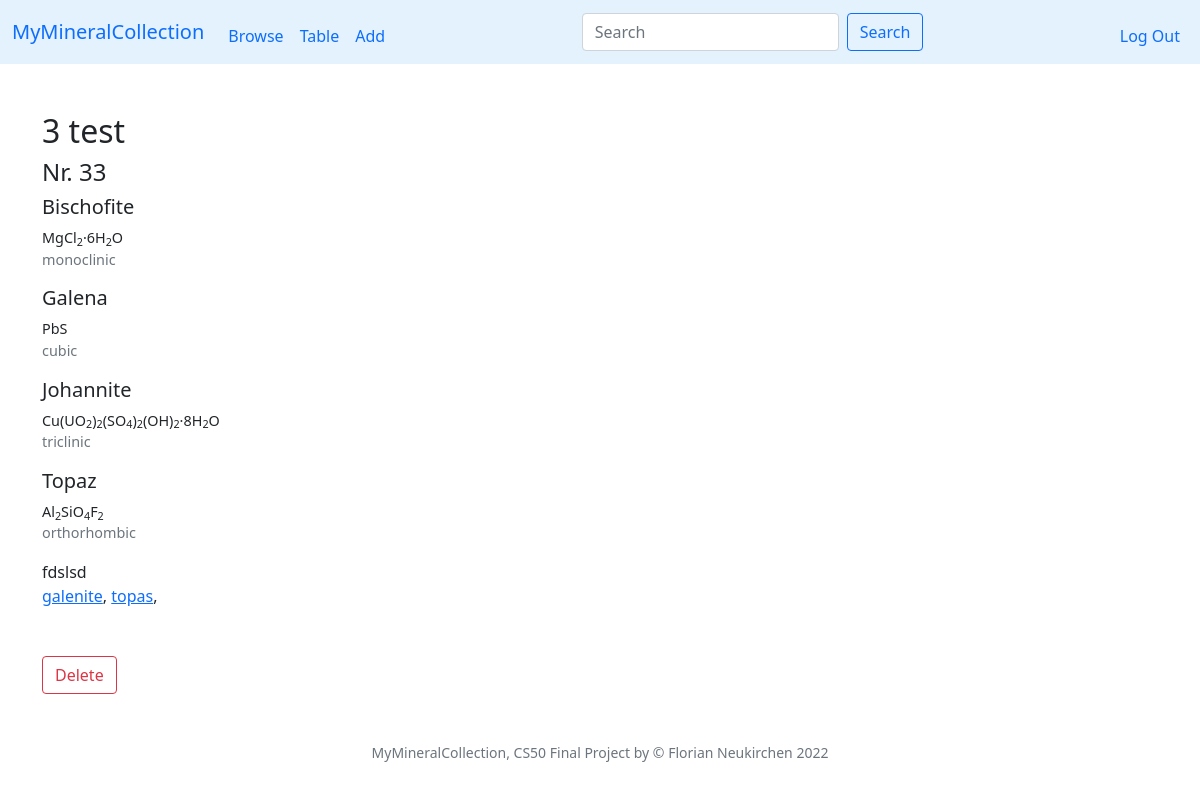
The page /view?id=36 (signed in) on the database its author committed.
### tables this page shows
CREATE TABLE specimen (id INTEGER PRIMARY KEY AUTOINCREMENT NOT NULL, user_id INTEGER NOT NULL, my_id TEXT, title TEXT, locality TEXT, day INTEGER, month INTEGER, year INTEGER, storage TEXT, timestamp TEXT, thumbnail TEXT);

CREATE TABLE minerals (symbol TEXT, name TEXT NOT NULL, chemistry TEXT, elements TEXT, crystal_system TEXT, fleischer TEXT, PRIMARY KEY(symbol));

CREATE TABLE tags (specimen_id INTEGER NOT NULL REFERENCES specimen(id) ON DELETE CASCADE, tag TEXT NOT NULL);

### app.py (the view)
@app.route("/view")
@login_required
def viewspecimen():
    id = request.args.get("id")
    if not id:
        return redirect("/")
    rows = db.execute("SELECT * FROM specimen WHERE user_id = ? AND id = ?", session["user_id"], id)
    if len(rows) != 1:
        return apology("Invalid specimen ID")
    row = rows[0]
    row['minerals'] = db.execute("SELECT minerals.name AS name, minerals.chemistry AS chemistry, minerals.crystal_system AS crystal_system FROM minerals JOIN specmin ON minerals.symbol = specmin.min_symbol WHERE specmin.specimen_id = ? ORDER BY name", id)
    row['tags'] = db.execute("SELECT tags.tag AS tag FROM tags JOIN specimen ON tags.specimen_id = specimen.id WHERE specimen.id = ? ORDER BY tag", row['id'])
    row['images'] = db.execute("SELECT file FROM images JOIN specimen ON images.specimen_id = specimen.id WHERE specimen.id = ?", row['id'])
    return render_template("view.html", row=row)

### app.py (called while the page is built)
@app.after_request
def after_request(response):
    response.headers["Cache-Control"] = "no-cache, no-store, must-revalidate"
    response.headers["Expires"] = 0
    response.headers["Pragma"] = "no-cache"
    return response

### helpers.py (called while the page is built)
def login_required(f):
    @wraps(f)
    def decorated_function(*args, **kwargs):
        if session.get("user_id") is None:
            return redirect("/login")
        return f(*args, **kwargs)
    return decorated_function

def taglink(value):
    if not value:
        return ""
    html = '<a href="tag?t=' + value + '">' + value + '</a>'
    return html

def addnr(value):
    if not value:
        return ""
    return 'Nr. ' + value

### templates/view.html (shortened to what this page needs)
{% extends "layout.html" %}
{% block main %}
<div class="container-lg text-start">
    <h2>{{ row['title'] }}</h2>
    <div class="h4">{{ row['my_id'] | addnr }}</div>
    {% for min in row['minerals'] %}
    <div class="mb-3">
        <div class="h5">{{ min['name'] }}</div>
        <div class="size90">{{ min['chemistry'] | safe }}</div>
        <div class="text-muted size90">{{ min['crystal_system'] }}</div>
    </div>
    {% endfor %}
    <div>{{ row['locality'] }}</div>
    <div class="mb-3">
        {% for tag in row['tags'] %}
                    {{ tag['tag'] | taglink | safe }},
        {% endfor %}
    </div>
    <div class="mt-5">
    <form action="/delete" method="post">
        <input class="btn btn-outline-danger" type="submit" value="Delete">
    </form>
    </div>
</div>
{% endblock %}

### static/styles.css (style rules this page uses)
.size90 { font-size: 90%; }

### rows shown on the page
specimen: title "3 test", my_id|addnr "Nr. 33", locality "fdslsd"
minerals: name "Bischofite", chemistry "MgCl 2 ·6H 2 O", crystal_system "monoclinic"
minerals: name "Galena", chemistry "PbS", crystal_system "cubic"
minerals: name "Johannite", chemistry "Cu(UO 2 ) 2 (SO 4 ) 2 (OH) 2 ·8H 2 O", crystal_system "triclinic"
minerals: name "Topaz", chemistry "Al 2 SiO 4 F 2", crystal_system "orthorhombic"
tags: tag|taglink "galenite"
tags: tag|taglink "topas"
